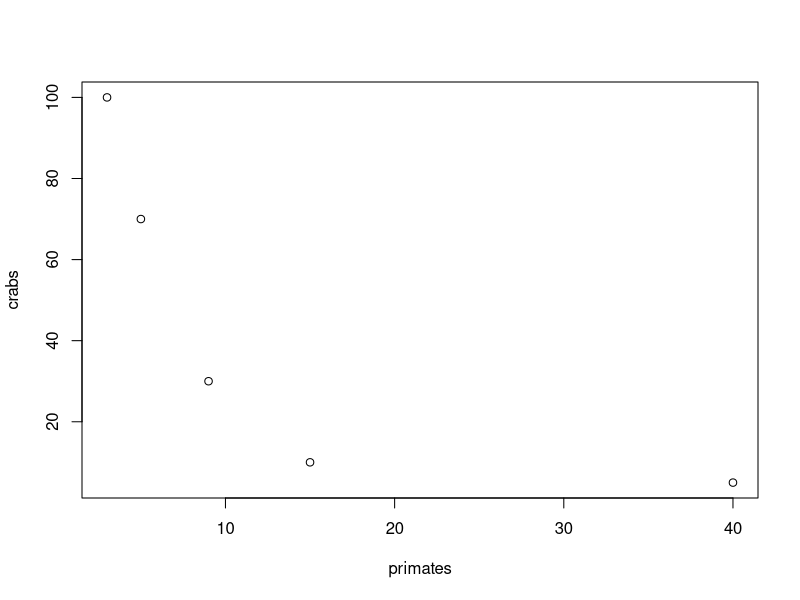
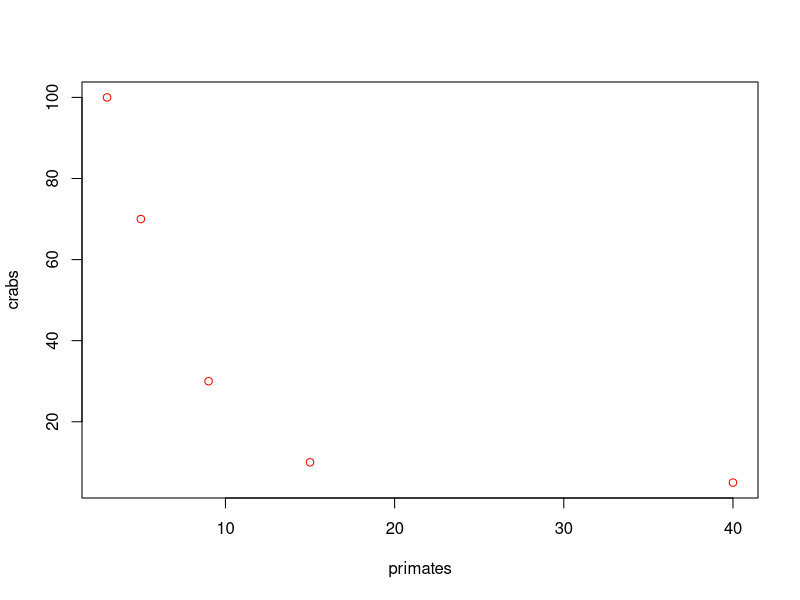
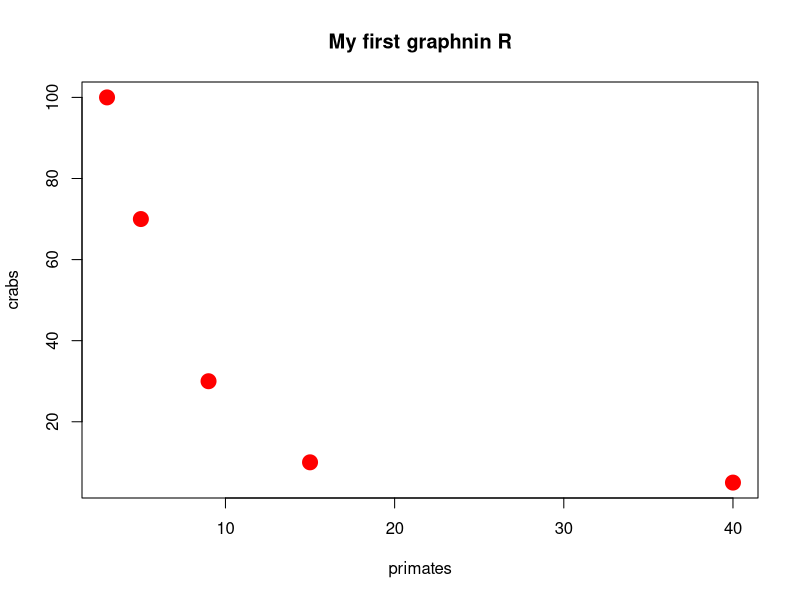

These charts were generated, in order, by the following R code:
# whatevere

primates <- c(3, 5, 9, 15, 40)
primates

# new set:
crabs <- c(100, 70, 30, 10, 5)
crabs

#first plot in R
plot(primates, crabs)

plot(primates, crabs, col="red")


plot(primates, crabs, col="red", pch=19, cex=2, main="My first graphnin R")

#create a dataframe
data.frame(primates, crabs)

ecoset<-data.frame(primates, crabs)

#ecological numbers
#mean number of individuals per site
(3+5+9+15+40)/5

#summary of the data frame
summary(ecoset)
